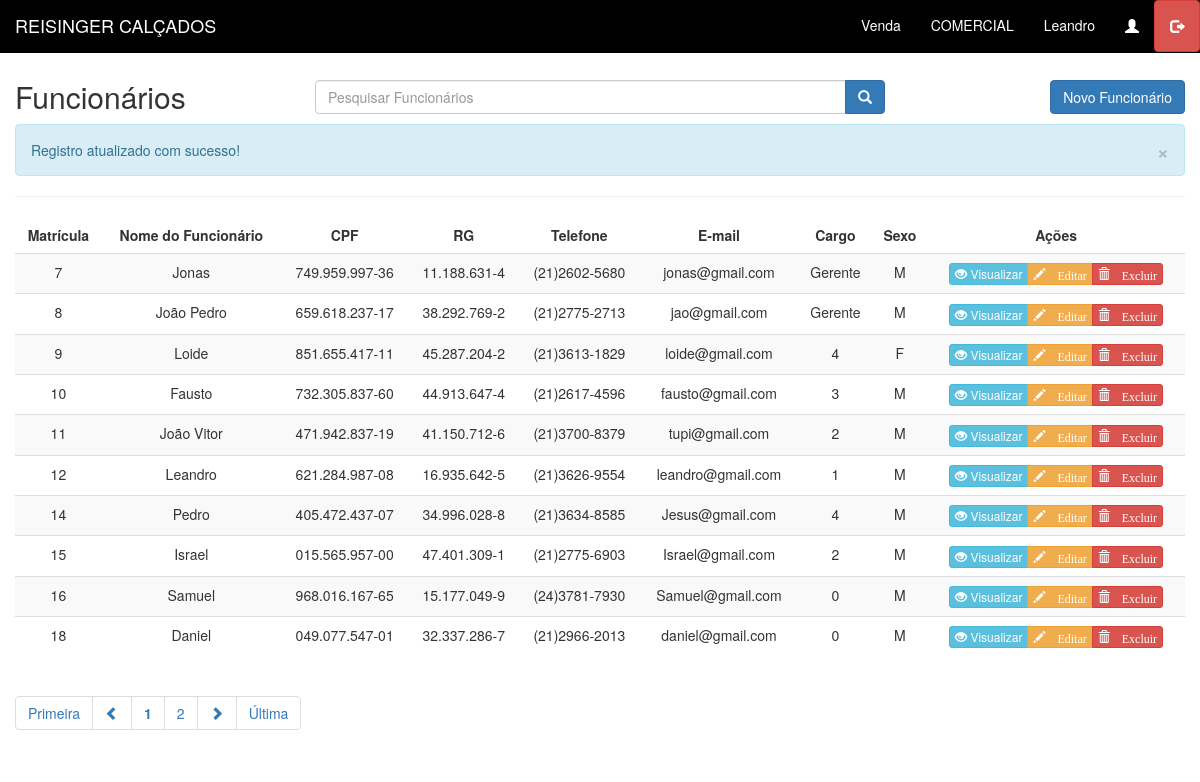
/funcionario/lista_func.php?msg=2 (signed in), run on the app's committed database.
### tables this page shows
CREATE TABLE IF NOT EXISTS `funcionario` (
  `mat_func` int(11) NOT NULL AUTO_INCREMENT,
  `nome_func` varchar(50) DEFAULT NULL,
  `cpf_func` varchar(14) DEFAULT NULL,
  `rg` varchar(12) DEFAULT NULL,
  `dt_nasc` date DEFAULT NULL,
  `telefone` varchar(15) DEFAULT NULL,
  `email` varchar(50) DEFAULT NULL,
  `cargo` varchar(50) DEFAULT NULL,
  `sexo` tinyint(4) DEFAULT NULL,
  PRIMARY KEY (`mat_func`)
);

### funcionario/lista_func.php (the view, shortened to what this page needs)
<!DOCTYPE html>
<html>
	<head>
		<link href="../css/bootstrap.min.css" rel="stylesheet">
		<link href="../css/style.css" rel="stylesheet">
	</head>
	<body>
		<br><br>
		<div id="main" class="container-fluid">
			<div id="top" class="row">
				<div class="col-sm-3 col-xs-12">
				<br>
					<h2>Funcionários</h2>
				</div>
				<br>
				<div class="col-sm-6 col-xs-12">
					<div class="input-group h2">
						<input name="data-[search]" onKeydown="Javascript: if (event.keyCode==13) PesquisaConteudoFunc();" class="form-control" id="search_func" type="text" placeholder="Pesquisar Funcionários">
						<span class="input-group-btn">
							<button class="btn btn-primary" onclick="PesquisaConteudoFunc()" type="submit">
								<span class="glyphicon glyphicon-search"></span>
							</button>
						</span>
					</div>
				</div>
				<div class="col-sm-3 col-xs-12">
					<a href="fadd_func.php" class="btn btn-primary pull-right h2"> Novo Funcionário</a>
				</div>
			</div>
			<div>	<?php include "mensagens.php"; ?>	</div>
			<hr/>
			<div id="bloco-list-pag">
				<div id="list" class="row">
					<div class="table-responsive col-xs-12">
						<?php
							$quantidade = 10;
							$pagina = (isset($_GET['pagina'])) ? (int)$_GET['pagina'] : 1;
							$inicio = ($quantidade * $pagina) - $quantidade;
							$data_all = mysql_query("select * from funcionario order by mat_func asc limit $inicio, $quantidade;") or die(mysql_error());
							echo "<table class='table table-striped' cellspacing='0' cellpading='0'>";
							echo "<thead><tr>";
							echo "<td><center><strong>Matrícula</strong></center></td>";
							echo "<td><center><strong>Nome do Funcionário</strong></center></td>";
                            echo "<td><center><strong>CPF</strong></center></td>";
                            echo "<td><center><strong>RG</strong></center></td>";
                            echo "<td><center><strong>Telefone</strong></center></td>";
                            echo "<td><center><strong>E-mail</strong></center></td>";
                            echo "<td><center><strong>Cargo</strong></center></td>";
							echo "<td><center><strong>Sexo</strong></center></td>";
							echo "<td class='actions'><center><strong>Ações</strong></center></td>";
							echo "</tr></thead><tbody>";
							while($info = mysql_fetch_array($data_all)){
								echo "<tr>";
								echo "<td><center>".$info['mat_func']."</center></td>";
								echo "<td><center>".$info['nome_func']."</center></td>";
                                echo "<td><center>".$info['cpf_func']."</center></td>";
                                echo "<td><center>".$info['rg']."</center></td>";
                                echo "<td><center>".$info['telefone']."</center></td>";
                                echo "<td><center>".$info['email']."</center></td>";
                                echo "<td><center>".$info['cargo']."</center></td>";
								switch($info['sexo']){
									case 0:
										echo "<td><center>F</center></td>";
										break;
									case 1:
										echo "<td><center>M</center></td>";
										break;
								}
								echo "<td><center><div class='btn-group btn-group-xs'>";
								echo "<a class='btn btn-info btn-xs' href=view_func.php?mat_func=".$info['mat_func']." ><span class='glyphicon glyphicon-eye-open'></span> Visualizar </a>";
								echo "<a class='btn btn-warning btn-xs' href=fedita_func.php?mat_func=".$info['mat_func']."><span class='glyphicon glyphicon-pencil'> Editar </a>";
								echo "<a class='btn btn-danger btn-xs'  onclick='deletaDadoFunc(".$info['mat_func'].")' data-toggle='modal' href='#delete-modal'><span class='glyphicon glyphicon-trash'> Excluir </a></div></center></td>";
							}
						?>
							</tr>
							</tbody>
							</table>
					</div>
				</div>
				<div id="bottom" class="row">
					<div class="col-xs-12">
						<ul class="pagination">
						<?php
							$sqlTotal 		= "select mat_func from funcionario;";
							$qrTotal  		= mysql_query($sqlTotal) or die (mysql_error());
							$numTotal 		= mysql_num_rows($qrTotal);
							$totalpagina = (ceil($numTotal/$quantidade)<=0) ? 1 : ceil($numTotal/$quantidade);
							$exibir = 3;
							$anterior = (($pagina-1) <= 0) ? 1 : $pagina - 1;
							$posterior = (($pagina+1) >= $totalpagina) ? $totalpagina : $pagina+1;
							echo "<li class='first'><a href='?pagina=1'> Primeira</a></li> ";
							echo "<li class='previous'><a href=\"?pagina=$anterior\"> <span class='glyphicon glyphicon-chevron-left'> </a></li> ";
								echo '<li><a href="?pagina='.$pagina.'"><strong>'.$pagina.'</strong></a></li> ';
							for($i = $pagina+1; $i < $pagina+$exibir; $i++){
								if($i <= $totalpagina)
									echo '<li><a href="?pagina='.$i.'"> '.$i.' </a></li> ';
								}
							echo "<li class='next'><a href=\"?pagina=$posterior\"> <span class='glyphicon glyphicon-chevron-right'></a></li> ";
							echo "<li class='last'><a href=\"?pagina=$totalpagina\"> &Uacute;ltima</a></li>";
						?>
						</ul>
					</div>
				</div>
			</div>
		</div>
	</body>
</html>

### css/style.css (style rules this page uses)
.navbar-inverse { background-color: black; border-color: #000000; }
.navbar-brand { color: #fff; background-color: #000000; }
.navbar-inverse .navbar-nav>li>a { color: #fff; }
.navbar-inverse .navbar-brand { color: #fff; }

### data on the page
funcionario: mat_func "7", nome_func "Jonas", cpf_func "749.959.997-36", rg "11.188.631-4", telefone "(21)2602-5680", email "jonas@gmail.com", cargo "Gerente", sexo "M"
funcionario: mat_func "8", nome_func "João Pedro", cpf_func "659.618.237-17", rg "38.292.769-2", telefone "(21)2775-2713", email "jao@gmail.com", cargo "Gerente", sexo "M"
funcionario: mat_func "9", nome_func "Loide", cpf_func "851.655.417-11", rg "45.287.204-2", telefone "(21)3613-1829", email "loide@gmail.com", cargo "4", sexo "F"
funcionario: mat_func "10", nome_func "Fausto", cpf_func "732.305.837-60", rg "44.913.647-4", telefone "(21)2617-4596", email "fausto@gmail.com", cargo "3", sexo "M"
funcionario: mat_func "11", nome_func "João Vitor", cpf_func "471.942.837-19", rg "41.150.712-6", telefone "(21)3700-8379", email "tupi@gmail.com", cargo "2", sexo "M"
funcionario: mat_func "12", nome_func "Leandro", cpf_func "621.284.987-08", rg "16.935.642-5", telefone "(21)3626-9554", email "leandro@gmail.com", cargo "1", sexo "M"
funcionario: mat_func "14", nome_func "Pedro", cpf_func "405.472.437-07", rg "34.996.028-8", telefone "(21)3634-8585", email "Jesus@gmail.com", cargo "4", sexo "M"
funcionario: mat_func "15", nome_func "Israel", cpf_func "015.565.957-00", rg "47.401.309-1", telefone "(21)2775-6903", email "Israel@gmail.com", cargo "2", sexo "M"
funcionario: mat_func "16", nome_func "Samuel", cpf_func "968.016.167-65", rg "15.177.049-9", telefone "(24)3781-7930", email "Samuel@gmail.com", cargo "0", sexo "M"
funcionario: mat_func "18", nome_func "Daniel", cpf_func "049.077.547-01", rg "32.337.286-7", telefone "(21)2966-2013", email "daniel@gmail.com", cargo "0", sexo "M"

### other printed values
$pagina "1"
